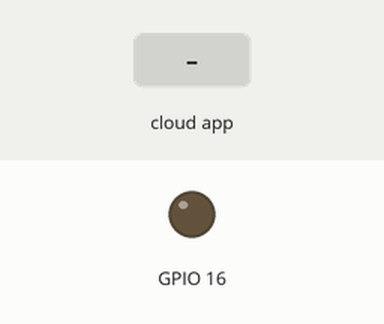
A sketch run on a simulated ESP8266 (NodeMCU). Parts: output pins drawn as LEDs (lit = HIGH). Inputs (shaded band) come from the test bench. WiFi joins after 1.5 s; servers stay silent unless stated; what the sketch prints to the serial monitor is not drawn.

Above: at 2.7 s.
2.8 s: the phone or cloud app sets 65f84cf638f6f4a3cdc4aaff to 0
At 3.8 s:
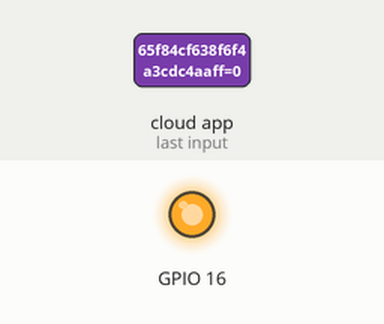
4.3 s: the phone or cloud app sets 65f84cf638f6f4a3cdc4aaff to 1
At 5.0 s:
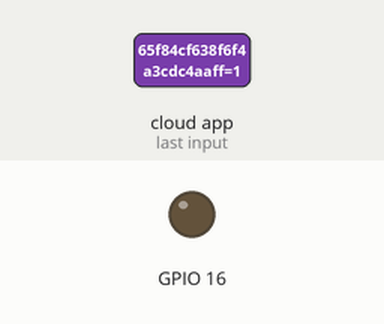
Timing chart, 0 to 7.3 s (numbered marks = the images above; inputs shaded):
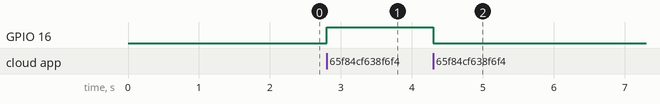

The sketch:

ESP8266_fan.ino
```cpp
#ifdef ENABLE_DEBUG
  #define DEBUG_ESP_PORT Serial
  #define NODEBUG_WEBSOCKETS
  #define NDEBUG
#endif

#include <Arduino.h>
#if defined(ESP8266)
  #include <ESP8266WiFi.h>
#elif defined(ESP32) || defined(ARDUINO_ARCH_RP2040)
  #include <WiFi.h>
#endif

#include "SinricPro.h"
#include "SinricProFanUS.h"

#define WIFI_SSID         "yogesh"
#define WIFI_PASS         "geetesh1"
#define APP_KEY           "328200f4-9a7b-4473-be8b-c169c1706530"      // Should look like "de0bxxxx-1x3x-4x3x-ax2x-5dabxxxxxxxx"
#define APP_SECRET        "4238c44f-281d-493c-9082-2afc8bc14d87-549686a7-9ebc-439b-9eb8-724ba00a02d7"   // Should look like "5f36xxxx-x3x7-4x3x-xexe-e86724a9xxxx-4c4axxxx-3x3x-x5xe-x9x3-333d65xxxxxx"
#define FAN_ID            "65f84cf638f6f4a3cdc4aaff"    // Should look like "5dc1564130xxxxxxxxxxxxxx"
#define BAUD_RATE         115200

// we use a struct to store all states and values for our fan
// fanSpeed (1..3)
struct {
  bool powerState = false;
  int fanSpeed = 1;
} device_state;

bool onPowerState(const String &deviceId, bool &state) {
  Serial.printf("Fan turned %s\r\n", state?"on":"off");
   digitalWrite(16,!(state));


  device_state.powerState = state;
  return true; // request handled properly
}

bool onRangeValue(const String &deviceId, int& rangeValue) {
  device_state.fanSpeed = rangeValue;
  Serial.printf("Fan speed changed to %d\r\n", device_state.fanSpeed);

  return true;
}


// Fan rangeValueDelta is from -3..+3
bool onAdjustRangeValue(const String &deviceId, int& rangeValueDelta) {
  device_state.fanSpeed += rangeValueDelta;
  Serial.printf("Fan speed changed about %i to %d\r\n", rangeValueDelta, device_state.fanSpeed);

  rangeValueDelta = device_state.fanSpeed; // return absolute fan speed
  return true;
}

void setupWiFi() {
  pinMode(16, OUTPUT);
  Serial.printf("\r\n[Wifi]: Connecting");

  #if defined(ESP8266)
    WiFi.setSleepMode(WIFI_NONE_SLEEP);
    WiFi.setAutoReconnect(true);
  #elif defined(ESP32)
    WiFi.setSleep(false);
    WiFi.setAutoReconnect(true);
  #endif

  WiFi.begin(WIFI_SSID, WIFI_PASS);

  while (WiFi.status() != WL_CONNECTED) {
    Serial.printf(".");
    delay(250);
  }
  Serial.printf("connected!\r\n[WiFi]: IP-Address is %s\r\n", WiFi.localIP().toString().c_str());
}

void setupSinricPro() {
  SinricProFanUS &myFan = SinricPro[FAN_ID];

  // set callback function to device
  myFan.onPowerState(onPowerState);
  myFan.onRangeValue(onRangeValue);
  myFan.onAdjustRangeValue(onAdjustRangeValue);

  // setup SinricPro
  SinricPro.onConnected([](){ Serial.printf("Connected to SinricPro\r\n"); });
  SinricPro.onDisconnected([](){ Serial.printf("Disconnected from SinricPro\r\n"); });
  SinricPro.begin(APP_KEY, APP_SECRET);
}

// main setup function
void setup() {
  Serial.begin(BAUD_RATE); Serial.printf("\r\n\r\n");
  setupWiFi();
  setupSinricPro();
}

void loop() {
  SinricPro.handle();
}
```

Measured:
- after the input at 2.8 s, GPIO 16: LOW → HIGH at once
- after the input at 4.3 s, GPIO 16: HIGH → LOW at once
